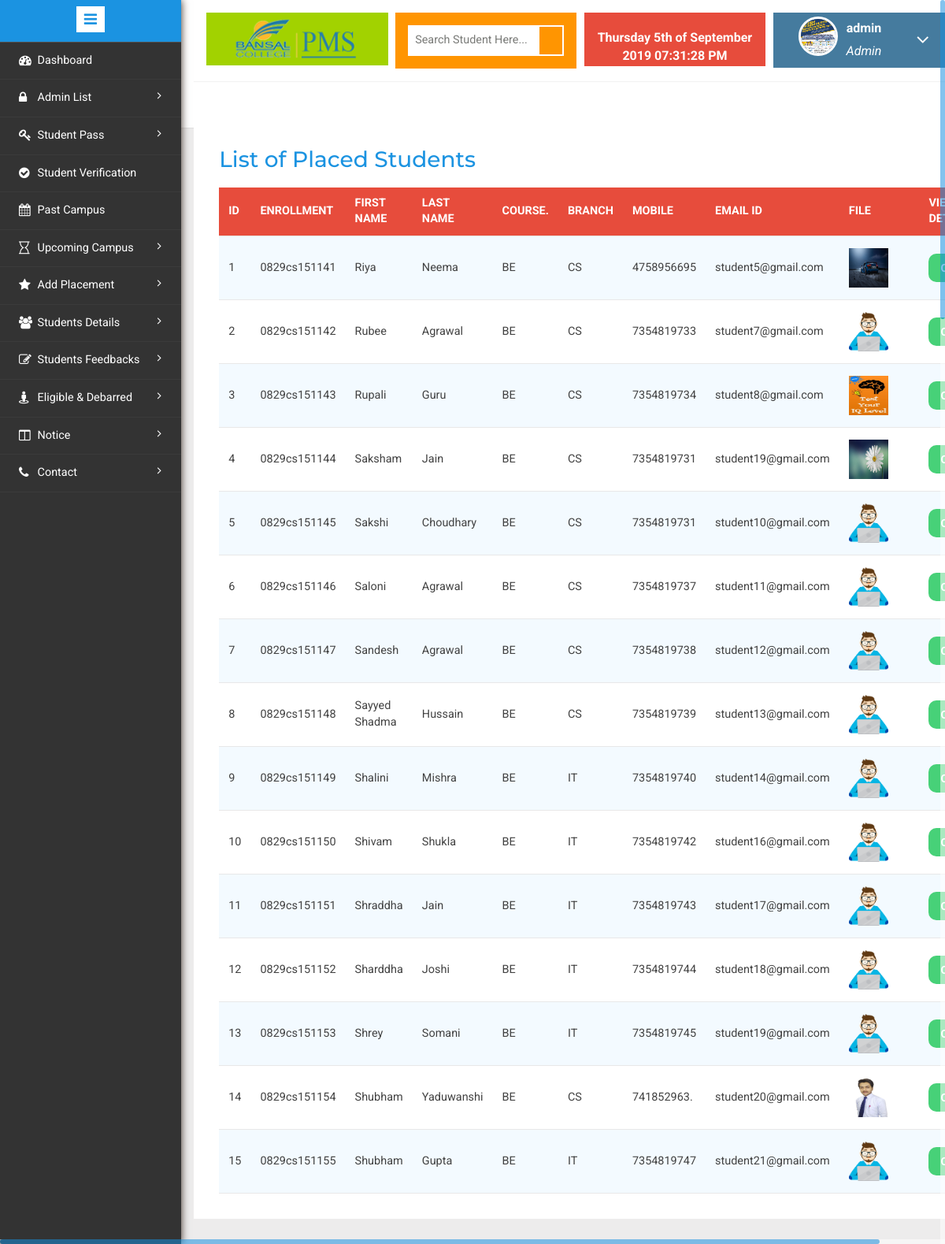
Screenshot of /placedstudents.php (signed in) with the database file from the repository.
### tables this page shows
CREATE TABLE `usertbl` (
  `uid` int(11) NOT NULL AUTO_INCREMENT,
  `fname` varchar(50) NOT NULL,
  `lname` varchar(50) NOT NULL,
  `gender` varchar(20) NOT NULL,
  `blood` varchar(20) NOT NULL,
  `email` varchar(50) NOT NULL,
  `phone` varchar(20) NOT NULL,
  `mobile` varchar(20) NOT NULL,
  `password` varchar(50) NOT NULL,
  `cpassword` varchar(50) NOT NULL,
  `dob` date NOT NULL,
  `address` varchar(50) NOT NULL,
  `deptname` varchar(50) NOT NULL,
  `catname` varchar(50) NOT NULL,
  `file` varchar(50) NOT NULL,
  `status` tinyint(1) NOT NULL,
  PRIMARY KEY (`uid`)
);

CREATE TABLE `studenttbl` (
  `stid` int(20) NOT NULL AUTO_INCREMENT,
  `s_roll` varchar(255) NOT NULL,
  `fname` varchar(255) DEFAULT NULL,
  `lname` varchar(255) DEFAULT NULL,
  `gender` varchar(11) DEFAULT NULL,
  `10th` int(11) DEFAULT NULL,
  `12th` int(11) DEFAULT NULL,
  `backlog` int(11) DEFAULT NULL,
  `ug` int(11) DEFAULT NULL,
  `pyear` int(11) DEFAULT NULL,
  `branch` varchar(255) DEFAULT NULL,
  `course` varchar(255) DEFAULT NULL,
  `password` varchar(50) DEFAULT 'TPM@2019',
  `college` varchar(255) DEFAULT NULL,
  `email` varchar(255) DEFAULT NULL,
  `mobile_1` varchar(20) DEFAULT NULL,
  `address1` varchar(255) DEFAULT NULL,
  `dob` varchar(255) DEFAULT '',
  `file` varchar(55) DEFAULT '67766.png',
  `status` int(20) DEFAULT '0',
  `debarred` int(20) DEFAULT '1',
  `verified` int(20) DEFAULT '0',
  `block` int(20) DEFAULT '0',
  `rdate` date DEFAULT NULL,
  PRIMARY KEY (`stid`,`s_roll`)
);

### checkuser.php (called while the page is built, shortened)
<?php
$user_check= $_SESSION["userid"];
$ses_sql=mysql_query("select * from usertbl where uid = '$user_check'");
$row = mysql_fetch_assoc($ses_sql);
$my_fname =$row['fname'];
$my_file=$row['file'];
?>

### placedstudents.php (the view, shortened to what this page needs)
<!DOCTYPE HTML>
<html>
<head>
</head>
<body>
<div class="page-container">
<div class="left-content">
<div class="mother-grid-inner">
<?php
if($_SESSION["userid"]==true)
{
include("header.php"); ?>
<?php
$sql="select * from studenttbl where status='1'";
$result = mysql_query($sql);
?>
<div class="agile-grids">
<div class="agile-tables">
<div class="w3l-table-info">
<h2>List of Placed Students</h2>
<table width="100%" id="table">
<thead>
<tr>
               <th align="left">Id</th>
               <th align="left">Enrollment</th>
			   <th align="left">First Name</th>
			   <th align="left">Last Name</th>
               <th align="left">Course.</th>
                <th align="left">Branch</th>
			   <th align="left">Mobile</th>
               <th align="left">Email Id</th>
			   <th align="left">File</th>
               <th align="left">&nbsp;</th>
                <th align="left">View Details</th>
</tr>
</thead>
<tbody>
<?php
$count=1;
while($rows=mysql_fetch_array($result))
{
	extract($rows);
	?>
    <tr>
    <td height="81"><?php echo $count;?></td>
     <td><?php echo $rows['s_roll'];?></td>
    <td><?php echo $rows['fname'];?></td>
	<td><?php echo $rows['lname'];?> </td>
    <td><?php echo $rows['course'];?></td>
	<td><?php echo $rows['branch'];?></td>
    <td><?php echo $rows['mobile_1'];?></td>
    <td><?php echo $rows['email'];?></td>
	<td><?php echo($rows['file']!=NULL)?'<img src="uploaded/'.$rows['file'].'" width="50" height="50">' :'' ;?></td>
	<td align="left">&nbsp;</td>
<form method='post' action='viewcompany.php'>
     <td>  <input  type='hidden' value="<?php echo $rows['s_roll']; ?>" name='id'>
        <button class="btn bg-success text-white " name='inactive' type='submit' value='Update'  >Click</i></button>
      </td>  </form>
    </tr>
<?php
$count++;
 }?>
</tbody>
</table>
</div>
</div>
</div>
<?php include("footer.php"); ?>
	<?php include("sidebar.php"); ?>
	<?php }
else
	header('location:login.php');
?>
</body>
</html>

### header.php (shortened to what this page needs)
<!DOCTYPE HTML>
<html>
<head>
<link href="css/bootstrap.min.css" rel='stylesheet' type='text/css' />
<link href="css/style.css" rel='stylesheet' type='text/css' />
<link rel="stylesheet" href="css/morris.css" type="text/css"/>
<link href="css/font-awesome.css" rel="stylesheet">
<link rel="stylesheet" href="https://use.fontawesome.com/releases/v5.0.8/css/all.css">
<link rel="stylesheet" href="css/jquery-ui.css">
<link rel="stylesheet" href="css/icon-font.min.css" type='text/css' />
<link rel="stylesheet" href="css/table-style.css" type='text/css' />
</head>
<body>
<?php include("checkuser.php"); ?>
				<div class="header-main">
					<div class="logo-w3-agile">
								<img src="uploaded/logo.png" alt="Smiley face" height="61" width="163">
							</div>
					<div class="w3layouts-left">
								<div class="w3-search-box">
									<form action="search.php" method="GET">
										<input type="text" placeholder="Search Student Here..." name="name" required>
										<input type="submit" value="">
									</form>
								</div>
						 </div>
						 <div class="w3layouts-right">
							<div class="profile_details_left">
								<b><font color="white"><?php  date_default_timezone_set( "Asia/Kolkata");
								echo date("l jS \of F Y h:i:s A"); ?></font></b><br>
							</div>
						</div>
						<div class="profile_details w3l">
								<ul>
									<li class="dropdown profile_details_drop">
										<a href="#" class="dropdown-toggle" data-toggle="dropdown" aria-expanded="false">
											<div class="profile_img">
												<span class="prfil-img"><?php echo($my_file!=NULL)?'<img src="uploaded/'.$my_file.'" >' :'' ;?> </span>
												<div class="user-name">
													<p><?php echo $my_fname;?></p>
													<span>Admin</span>
												</div>
												<i class="fa fa-angle-down"></i>
												<div class="clearfix"></div>
											</div>
										</a>
									</li>
								</ul>
							</div>
				</div>
			</body>
</body>
</html>

### css/table-style.css (style rules this page uses)
table { background: white; border-collapse: collapse; margin: 1.25em 0 0; width: 100%; }
table tr, table th, table td { border: none; border-bottom: 1px solid #e8e8e8; font-size: .95em; }
table th, table td { padding: 10px 12px; text-align: left; }
table th { background: #e74c3c; color: #fff; text-transform: uppercase; }
table tr td { background: #f3faff; color: #424242; }
table tr:nth-of-type(2n+2) td { background: #ffffff; }
table { width: 100%; }

### rows the page displays
usertbl: file (picture), fname "admin"
studenttbl: s_roll "0829cs151141", fname "Riya", lname "Neema", course "BE", branch "CS", mobile_1 "4758956695", email "student5@gmail.com", file (picture)
studenttbl: s_roll "0829cs151142", fname "Rubee", lname "Agrawal", course "BE", branch "CS", mobile_1 "7354819733", email "student7@gmail.com", file (picture)
studenttbl: s_roll "0829cs151143", fname "Rupali", lname "Guru", course "BE", branch "CS", mobile_1 "7354819734", email "student8@gmail.com", file (picture)
studenttbl: s_roll "0829cs151144", fname "Saksham", lname "Jain", course "BE", branch "CS", mobile_1 "7354819731", email "student19@gmail.com", file (picture)
studenttbl: s_roll "0829cs151145", fname "Sakshi", lname "Choudhary", course "BE", branch "CS", mobile_1 "7354819731", email "student10@gmail.com", file (picture)
studenttbl: s_roll "0829cs151146", fname "Saloni", lname "Agrawal", course "BE", branch "CS", mobile_1 "7354819737", email "student11@gmail.com", file (picture)
studenttbl: s_roll "0829cs151147", fname "Sandesh", lname "Agrawal", course "BE", branch "CS", mobile_1 "7354819738", email "student12@gmail.com", file (picture)
studenttbl: s_roll "0829cs151148", fname "Sayyed Shadma", lname "Hussain", course "BE", branch "CS", mobile_1 "7354819739", email "student13@gmail.com", file (picture)
studenttbl: s_roll "0829cs151149", fname "Shalini", lname "Mishra", course "BE", branch "IT", mobile_1 "7354819740", email "student14@gmail.com", file (picture)
studenttbl: s_roll "0829cs151150", fname "Shivam", lname "Shukla", course "BE", branch "IT", mobile_1 "7354819742", email "student16@gmail.com", file (picture)
studenttbl: s_roll "0829cs151151", fname "Shraddha", lname "Jain", course "BE", branch "IT", mobile_1 "7354819743", email "student17@gmail.com", file (picture)
studenttbl: s_roll "0829cs151152", fname "Sharddha", lname "Joshi", course "BE", branch "IT", mobile_1 "7354819744", email "student18@gmail.com", file (picture)
studenttbl: s_roll "0829cs151153", fname "Shrey", lname "Somani", course "BE", branch "IT", mobile_1 "7354819745", email "student19@gmail.com", file (picture)
studenttbl: s_roll "0829cs151154", fname "Shubham", lname "Yaduwanshi", course "BE", branch "CS", mobile_1 "741852963.", email "student20@gmail.com", file (picture)
studenttbl: s_roll "0829cs151155", fname "Shubham", lname "Gupta", course "BE", branch "IT", mobile_1 "7354819747", email "student21@gmail.com", file (picture)
